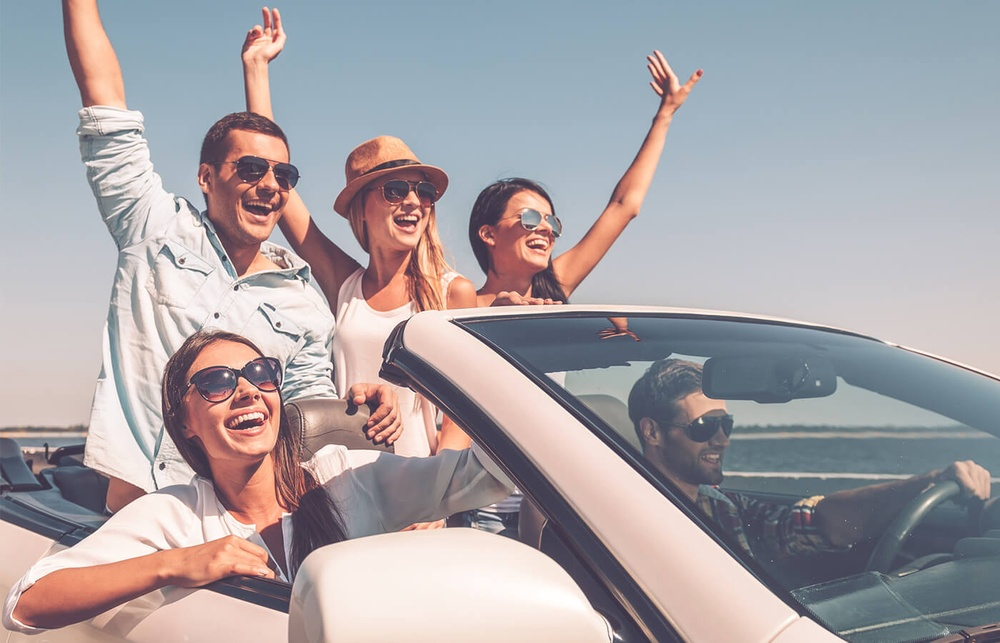
#> input picture face detection/image-3.jpg, 1000 x 643 px, shrunk from 1400 x 900 before the run
$ python face-detection.py
#> lines starting #> are read from the running program, lines starting #| are printed output that depends on the picture; after the words box and inside, x2 and y2 are one past the last pixel; in counts of white or black regions, pixels touching at a corner belong together
# import required libraries
import cv2

# read the input image
img = cv2.imread('image-3.jpg')
#> img is the input picture: shape (643, 1000, 3); mean B, G, R 166, 162.3, 167.7

# convert to grayscale of each frames
gray = cv2.cvtColor(img, cv2.COLOR_BGR2GRAY)
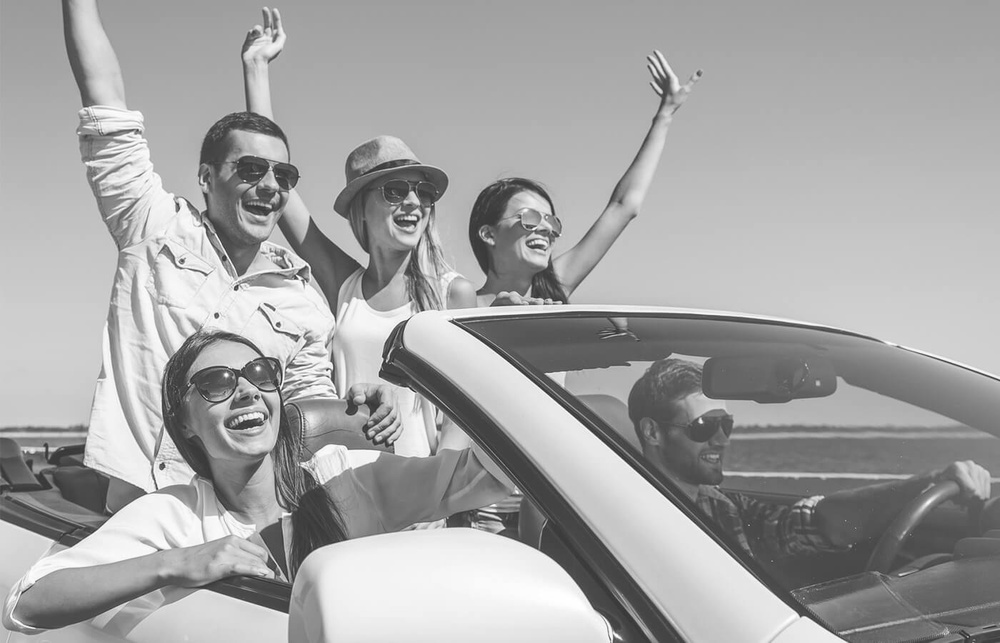
#> gray: shape (643, 1000); min 31, max 255, mean 164.4

# read the haarcascades to detect the faces in an image
face_cascade = cv2.CascadeClassifier('haarcascade_frontalface_alt.xml')

# detects faces in the input image
faces = face_cascade.detectMultiScale(gray, scaleFactor=1.1, minNeighbors=5, minSize=(30, 30),
                                      flags=cv2.CASCADE_SCALE_IMAGE)
#> faces = [[212, 127, 115, 115]]
print('Number of detected faces:', len(faces))
#| Number of detected faces: 1

# loop over all detected faces
if len(faces) > 0:
    for i, (x, y, w, h) in enumerate(faces):
        # To draw a rectangle in a face
        cv2.rectangle(img, (x, y), (x + w, y + h), (0, 255, 255), 2)
        face = img[y:y + h, x:x + w]
        cv2.imshow(f"Cropped Face {i}", face)
        cv2.imwrite(f'face{i}.jpg', face)
        print(f"face{i}.jpg is saved")
#> this loop made 1 pass
#| face0.jpg is saved
#> pass 1, `face = img[y:y + h, x:x + w]`:
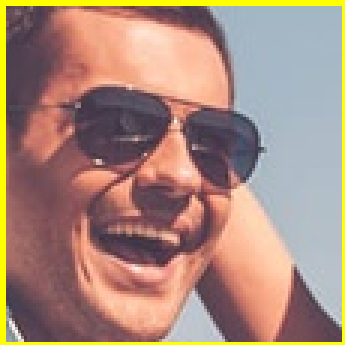
#> face: shape (115, 115, 3) (shown 3 times larger); mean B, G, R 123.4, 137.6, 169.2
#> after the loop:
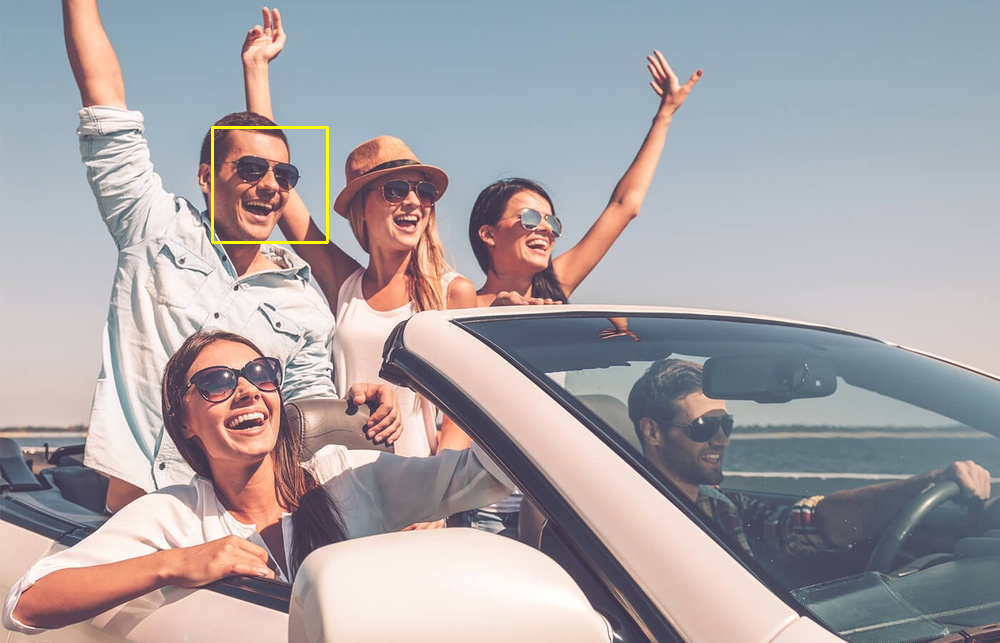
#> img: shape (643, 1000, 3); 0.21% of pixels changed, all inside (x1, y1, x2, y2) = (211, 126, 329, 244)

# display the image with detected faces
cv2.imshow("image", img)
cv2.waitKey(0)
cv2.destroyAllWindows()
